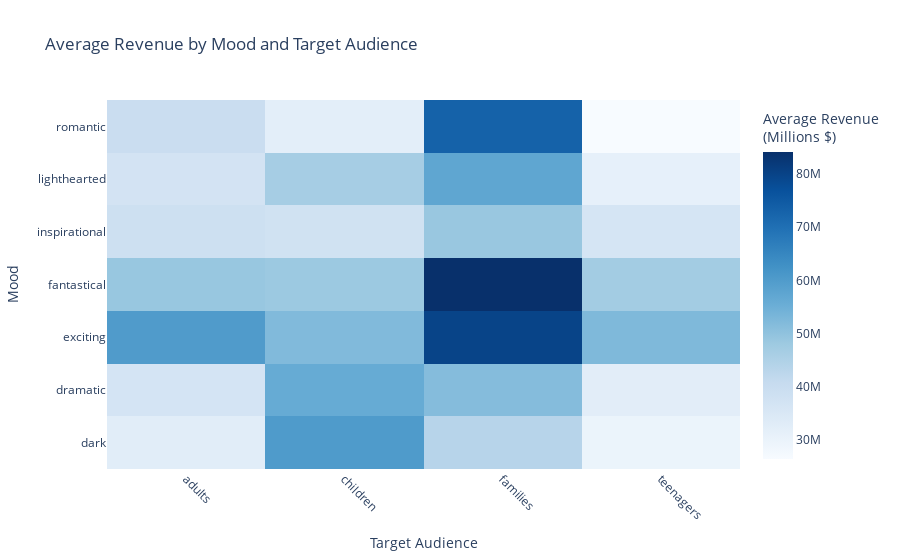

This figure's notebook cell:
### Code cell
import plotly.graph_objects as go

# Assuming mood_target_revenue_df is already defined as per the previous code

# Create the pivot table for average revenue
pivot_revenue = mood_target_revenue_df.pivot_table(index='Mood', columns='TargetAudience', values='Revenue', aggfunc='mean')

# Create the pivot table for count of movies
pivot_count = mood_target_revenue_df.pivot_table(index='Mood', columns='TargetAudience', values='Revenue', aggfunc='count')

# Create the heatmap
fig = go.Figure(data=go.Heatmap(
    z=pivot_revenue,
    x=pivot_revenue.columns,
    y=pivot_revenue.index,
    hoverongaps=False,
    colorbar_title='Average Revenue<br>(Millions $)',
    text=pivot_count.values,
    hoverinfo="text+z",
    colorscale="blues"
))

# Update layout
fig.update_layout(
    title='Average Revenue by Mood and Target Audience',
    xaxis_title='Target Audience',
    yaxis_title='Mood',
    xaxis=dict(tickangle=45)
)

# Display the figure
fig.show()


# Save the figure to an HTML file
fig.write_html("revenue_heatmap_by_target_audience_and_mood", full_html=False, include_plotlyjs='cdn')

### Figure 1 — Plotly figure (JSON) as saved in the notebook; plotly's stock layout.template omitted (floating-point values rounded to 4 significant figures)
{"data": [{"colorbar": {"title": {"text": "Average Revenue<br>(Millions $)"}}, "colorscale": [[0, "rgb(247,251,255)"], [0.125, "rgb(222,235,247)"], [0.25, "rgb(198,219,239)"], [0.375, "rgb(158,202,225)"], [0.5, "rgb(107,174,214)"], [0.625, "rgb(66,146,198)"], [0.75, "rgb(33,113,181)"], [0.875, "rgb(8,81,156)"], [1, "rgb(8,48,107)"]], "hoverinfo": "text+z", "hoverongaps": false, "text": [[1393, 6, 9, 104], [1857, 14, 116, 144], [413, 28, 64, 75], [34, 11, 10, 9], [324, 29, 148, 58], [553, 66, 265, 151], [286, 7, 42, 68]], "type": "heatmap", "x": ["adults", "children", "families", "teenagers"], "y": ["dark", "dramatic", "exciting", "fantastical", "inspirational", "lighthearted", "romantic"], "z": [[32790000.0, 60120000.0, 43620000.0, 29780000.0], [36720000.0, 56120000.0, 51570000.0, 32580000.0], [60060000.0, 52090000.0, 79792526, 52370000.0], [48880000.0, 48330000.0, 84080000.0, 47150000.0], [38610000.0, 37760000.0, 48810000.0, 36250000.0], [37090000.0, 46600000.0, 57310000.0, 31250000.0], [39740000.0, 32080000.0, 73060000.0, 26440000.0]]}], "layout": {"title": {"text": "Average Revenue by Mood and Target Audience"}, "xaxis": {"tickangle": 45, "title": {"text": "Target Audience"}}, "yaxis": {"title": {"text": "Mood"}}}}
